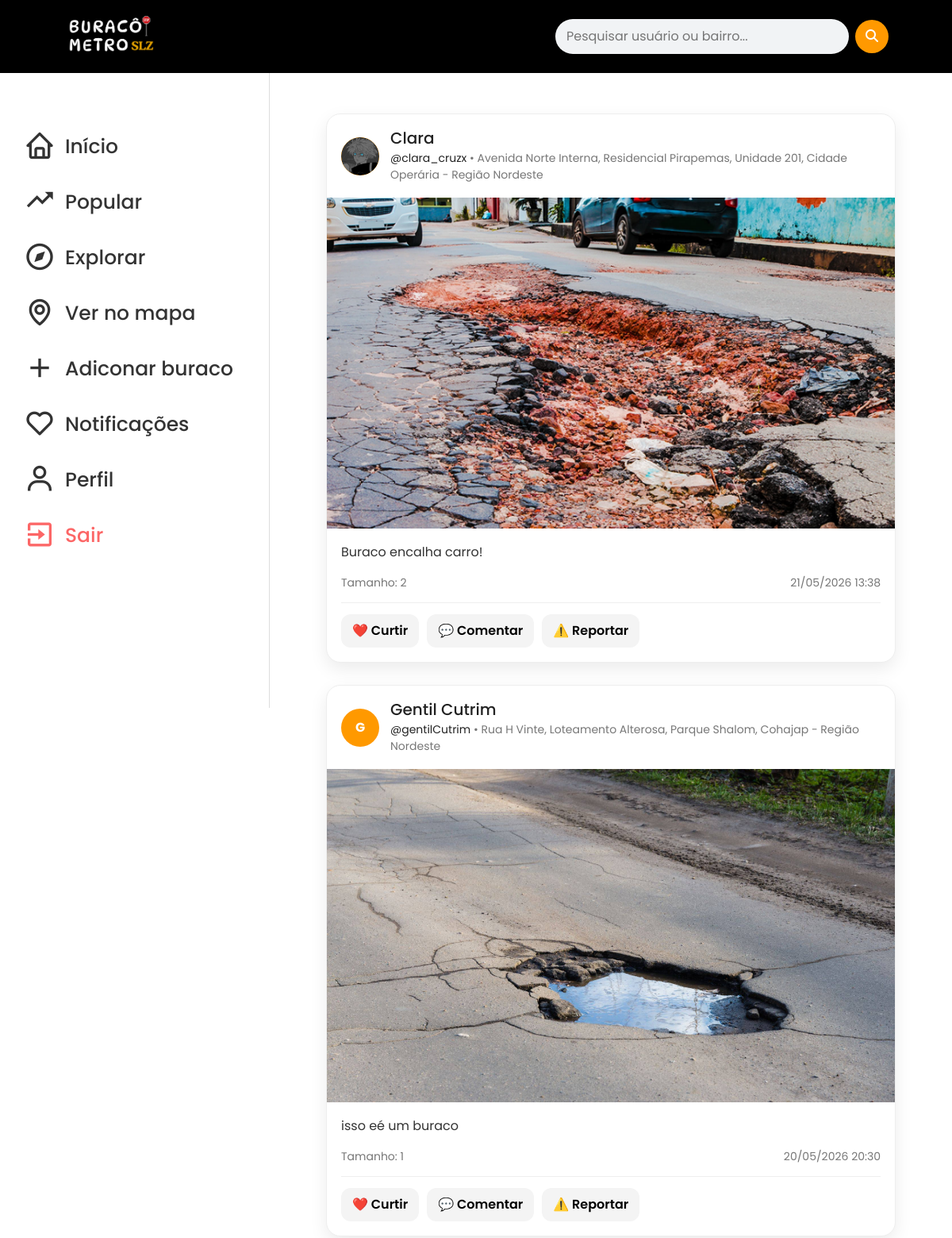
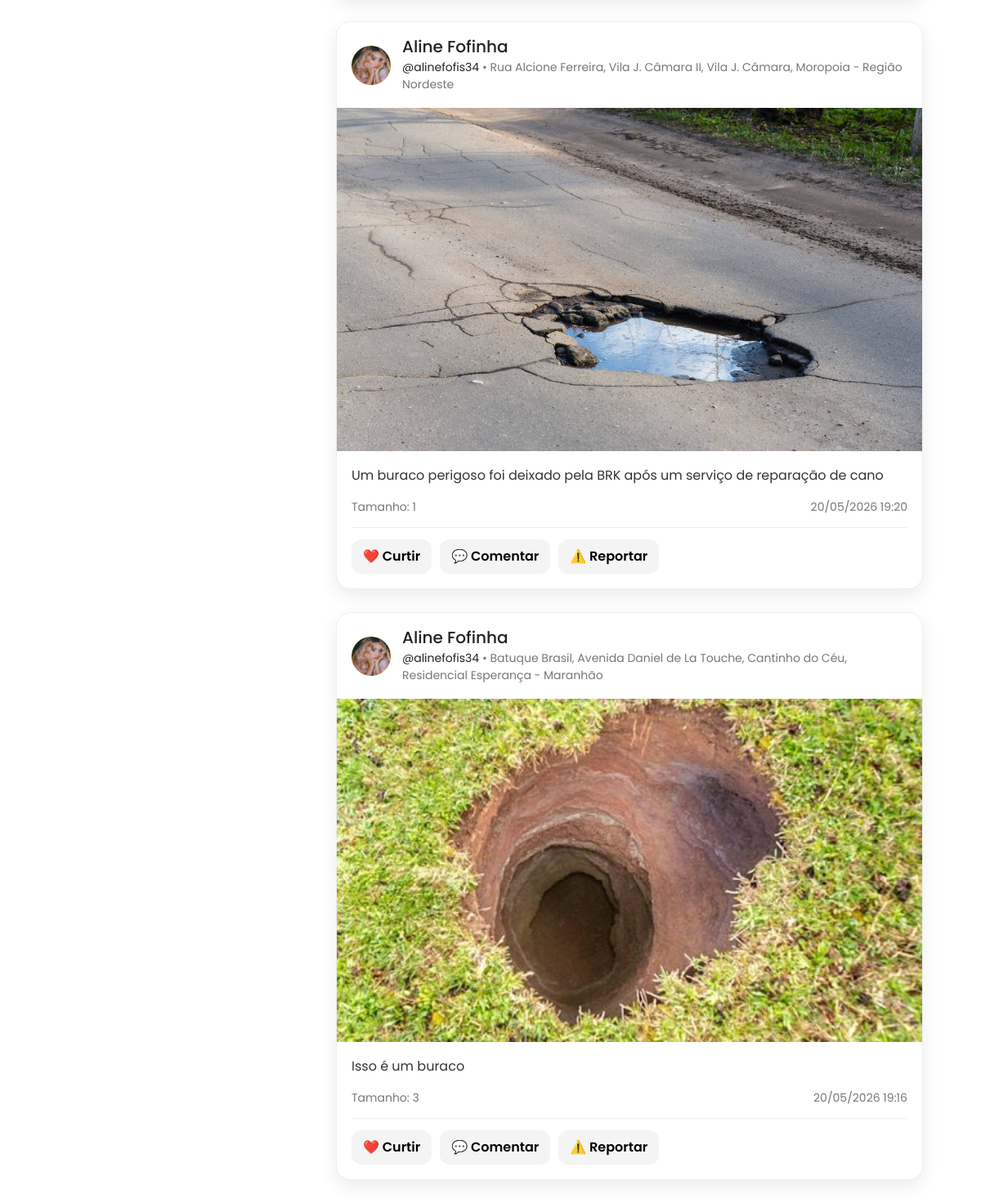
Screenshot of /principal (signed in) with the database file from the repository (2 pictures, top to bottom).
### buracos/models.py (models this page shows, shortened)
class Buraco(models.Model):
    titulo = models.CharField(max_length=255)
    descricao = models.TextField()
    local = models.CharField(max_length=255)
    endereco = models.CharField(max_length=255)
    url_imagem = models.URLField()
    tamanho = models.SmallIntegerField(default=1)
    data_atual = models.DateTimeField(auto_now_add=True)
    created_at = models.DateTimeField(auto_now_add=True)  # Data e hora de criação (preenchido automaticamente)
    updated_at = models.DateTimeField(auto_now=True)  # Data e hora de última atualização (atualizado automaticamente)
    usuario = models.ForeignKey(settings.AUTH_USER_MODEL, on_delete=models.CASCADE, null=True, blank=True)

### usuarios/models.py (models this page shows, shortened)
class CustomUser(AbstractUser):
    date_of_birth = models.DateField(null=True, blank=True)
    name = models.CharField(max_length=255, null=True, blank=True)
    foto = models.ImageField(upload_to='perfis/', null=True, blank=True)
    objects = UserManager()

### principal/views.py (the view)
# urls.py: path('', inicioView, name='inicioView'),
def inicioView(request):
    buracos = Buraco.objects.all().order_by('-created_at')
    variaveis = {
        'buracos': buracos,
    }
    return render(request, 'principal/inicio.html', variaveis)

### principal/templates/principal/inicio.html (shortened to what this page needs)
{% extends 'principal/principal.html' %}
{% load static %}
{% block content %}
<div class="feed-container">
    {% for buraco in buracos %}
        <div class="post-card">
            <div class="post-header">
                <div class="avatar">
                    {% if buraco.usuario.foto %}
                        <img src="{{ buraco.usuario.foto.url }}" alt="Foto de perfil">
                    {% elif buraco.usuario %}
                        {{ buraco.usuario.username|slice:":1"|upper }}
                    {% else %}
                        ?
                    {% endif %}
                </div>
                <div>
                    {% if buraco.usuario %}
                        <h2>
                            <a href="{% url 'perfilPublicoView' buraco.usuario.username %}">
                                {{ buraco.usuario.name|default:buraco.usuario.username }}
                            </a>
                        </h2>
                        <p>
                            <a href="{% url 'perfilPublicoView' buraco.usuario.username %}">
                                @{{ buraco.usuario.username }}
                            </a>
                            • {{ buraco.endereco }}
                        </p>
                    {% else %}
                        <h2>Usuário desconhecido</h2>
                        <p>{{ buraco.endereco }}</p>
                    {% endif %}
                </div>
            </div>
            {% if buraco.imagem %}
                <img class="post-image" src="{{ buraco.imagem.url }}" alt="Imagem do buraco">
            {% elif buraco.url_imagem %}
                <img class="post-image" src="{% static 'image-users/' %}{{ buraco.url_imagem }}" alt="Imagem do buraco">
            {% endif %}
            <div class="post-body">
                <p>{{ buraco.descricao }}</p>
                <div class="post-info">
                    <span>Tamanho: {{ buraco.tamanho }}</span>
                    <span>{{ buraco.created_at|date:"d/m/Y H:i" }}</span>
                </div>
                <div class="post-actions">
                    <button type="button">❤️ Curtir</button>
                    <button type="button">💬 Comentar</button>
                    <button type="button">⚠️ Reportar</button>
                </div>
            </div>
        </div>
    {% empty %}
        <p class="empty-feed">Ainda não existem buracos cadastrados.</p>
    {% endfor %}
</div>
{% endblock %}

### paginas/static/paginas/css/principal.css (style rules this page uses)
* { font-family: "Poppins", sans-serif; margin:0; padding: 0; box-sizing: border-box; }
:root { --espacamanto-conteudo: 50px; --body-color:#ffffff; --sidebar-color: #ffffff; --primary-color: #ff9900; --primary-color-light: #f6f5ff; --togle-color:#DDDD; --text-color: #707070; --tran-03: all 0.2s ease; --tran-03: all 0.3s ease; --tran-04: all 0.4s ease; --tran-05: all 0.5s ease; }
body { height: 100vh; background-color: var(--body-color); }
.feed-container { max-width: 720px; margin: 0 auto; padding: 1px; }
.post-card { background-color: white; border-radius: 18px; margin-bottom: 28px; box-shadow: 0 8px 22px rgba(0, 0, 0, 0.08); overflow: hidden; border: 1px solid #eee; }
.post-header { display: flex; align-items: center; gap: 14px; padding: 18px; }
.avatar { width: 48px; height: 48px; min-width: 48px; min-height: 48px; flex-shrink: 0; background-color: #ff9900; color: white; font-weight: bold; border-radius: 50%; display: flex; align-items: center; justify-content: center; overflow: hidden; }
.post-header h2 { margin: 0; font-size: 20px; color: #222; }
.post-header p { margin: 3px 0 0; color: #777; font-size: 14px; }
.post-image { width: 100%; max-height: 420px; object-fit: cover; display: block; }
.post-body { padding: 18px; }
.post-body p { font-size: 16px; color: #333; }
.post-info { display: flex; justify-content: space-between; color: #777; font-size: 14px; margin: 14px 0; }
.post-actions { display: flex; gap: 10px; border-top: 1px solid #eee; padding-top: 14px; }
.post-actions button { border: none; background-color: #f4f4f4; padding: 9px 14px; border-radius: 12px; cursor: pointer; font-weight: 600; }
.post-header a { color: #222; text-decoration: none; }
.perfil-avatar img, .avatar img { width: 100%; height: 100%; object-fit: cover; border-radius: 50%; }
.avatar img { width: 100%; height: 100%; object-fit: cover; border-radius: 50%; }

### rows the page displays
Buraco: usuario.foto (picture), usuario.name "Clara", usuario.username "clara_cruzx", endereco "Avenida Norte Interna, Residencial Pirapemas, Unidade 201, Cidade Operária - Região Nordeste", url_imagem (picture), descricao "Buraco encalha carro!", tamanho "2", created_at "21/05/2026 13:38"
Buraco: usuario.username "G", usuario.name "Gentil Cutrim", usuario.username "gentilCutrim", endereco "Rua H Vinte, Loteamento Alterosa, Parque Shalom, Cohajap - Região Nordeste", url_imagem (picture), descricao "isso eé um buraco", tamanho "1", created_at "20/05/2026 20:30"
Buraco: usuario.foto (picture), usuario.name "Aline Fofinha", usuario.username "alinefofis34", endereco "Rua Alcione Ferreira, Vila J. Câmara II, Vila J. Câmara, Moropoia - Região Nordeste", url_imagem (picture), descricao "Um buraco perigoso foi deixado pela BRK após um serviço de reparação de cano", tamanho "1", created_at "20/05/2026 19:20"
Buraco: usuario.foto (picture), usuario.name "Aline Fofinha", usuario.username "alinefofis34", endereco "Batuque Brasil, Avenida Daniel de La Touche, Cantinho do Céu, Residencial Esperança - Maranhão", url_imagem (picture), descricao "Isso é um buraco", tamanho "3", created_at "20/05/2026 19:16"
